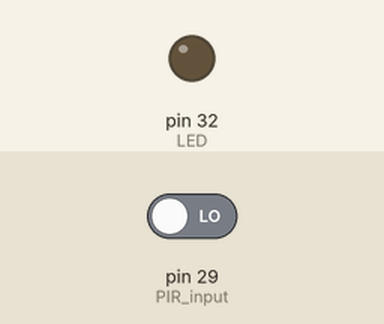
The program below on a simulated Raspberry Pi (header pin numbers). Shown: output pins drawn as LEDs (lit = HIGH). The test bench sets the inputs (shaded band); at power-on: pin 29 (PIR_input) LOW.

Above: at 1.2 s.
1.3 s: pin 29 (PIR_input) driven HIGH
At 2.2 s:
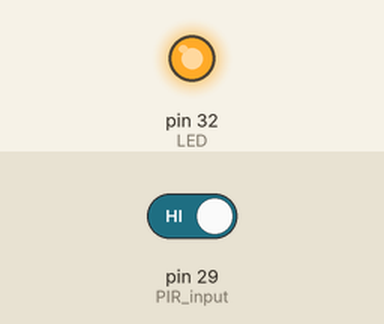
2.8 s: pin 29 (PIR_input) driven LOW
At 3.3 s:
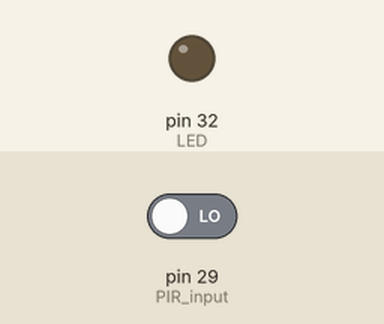
Timing chart, 0 to 5.8 s (numbered marks = the images above; inputs shaded):
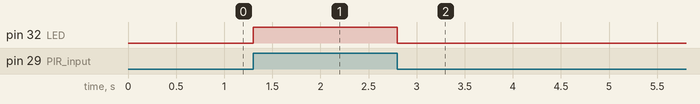

The program:

Project_11_PIR_Sensor_with_RPi.py
```python
import RPi.GPIO as GPIO
import time

#define pin no
PIR_input=29 #pir sensor output pin
LED=32 #led pin for signaling motion detection

#configure gpio settings
GPIO.setwarnings(False)
GPIO.setmode(GPIO.BOARD) #use board pin no system
GPIO.setup(PIR_input,GPIO.IN) #set PIR_input as input
GPIO.setup(LED,GPIO.OUT) # set led as output
GPIO.output(LED,GPIO.LOW) #initially turn off the led

while True:
    #check if motion is detected by reading the pir input (1 if high ,0 if low )
    if GPIO.input(PIR_input)==GPIO.HIGH:
        #turn on the led if motion is detected
        GPIO.output(LED,GPIO.HIGH)
    else:
        #turn off the led if no motion is detected
        GPIO.output(LED,GPIO.LOW)

    time.sleep(0.1) #small delay to control the loop
```

Measured:
- after the input at 1.3 s, pin 32 (LED): LOW → HIGH at once
- after the input at 2.8 s, pin 32 (LED): HIGH → LOW at once
